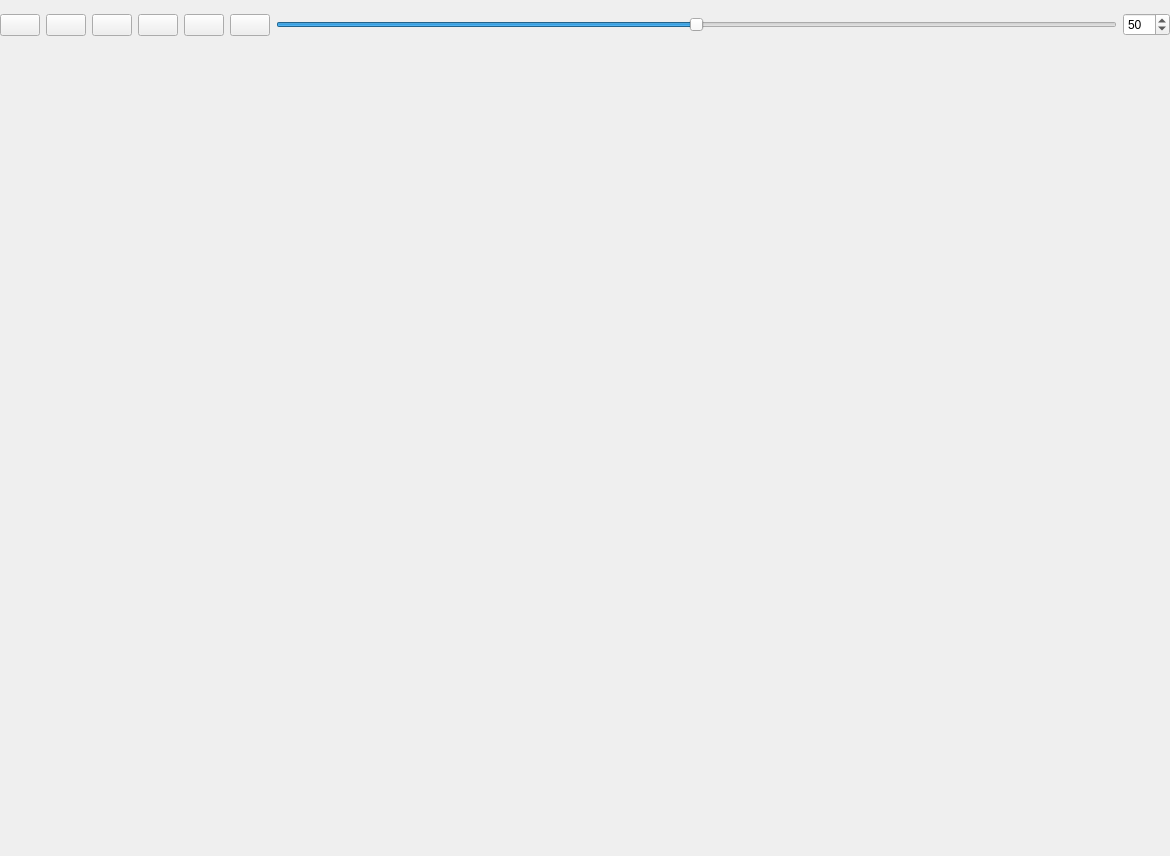
<?xml version="1.0" encoding="UTF-8"?>
<ui version="4.0">
 <class>Form</class>
 <widget class="QWidget" name="Form">
  <property name="geometry">
   <rect>
    <x>0</x>
    <y>0</y>
    <width>1170</width>
    <height>856</height>
   </rect>
  </property>
  <property name="acceptDrops">
   <bool>true</bool>
  </property>
  <property name="windowTitle">
   <string>Form</string>
  </property>
  <layout class="QVBoxLayout" name="verticalLayout_2">
   <property name="leftMargin">
    <number>0</number>
   </property>
   <property name="topMargin">
    <number>0</number>
   </property>
   <property name="rightMargin">
    <number>0</number>
   </property>
   <property name="bottomMargin">
    <number>0</number>
   </property>
   <item>
    <layout class="QGridLayout" name="gridLayout_2">
     <property name="leftMargin">
      <number>0</number>
     </property>
     <property name="topMargin">
      <number>0</number>
     </property>
     <property name="rightMargin">
      <number>0</number>
     </property>
     <property name="bottomMargin">
      <number>0</number>
     </property>
     <item row="0" column="0">
      <widget class="QFrame" name="frame">
       <property name="sizePolicy">
        <sizepolicy hsizetype="Expanding" vsizetype="Expanding">
         <horstretch>0</horstretch>
         <verstretch>0</verstretch>
        </sizepolicy>
       </property>
       <property name="minimumSize">
        <size>
         <width>0</width>
         <height>60</height>
        </size>
       </property>
       <layout class="QVBoxLayout" name="verticalLayout">
        <property name="leftMargin">
         <number>0</number>
        </property>
        <property name="topMargin">
         <number>0</number>
        </property>
        <property name="rightMargin">
         <number>0</number>
        </property>
        <property name="bottomMargin">
         <number>0</number>
        </property>
        <item>
         <widget class="QFrame" name="frame">
          <property name="maximumSize">
           <size>
            <width>16777215</width>
            <height>50</height>
           </size>
          </property>
          <layout class="QHBoxLayout" name="horizontalLayout">
           <property name="leftMargin">
            <number>0</number>
           </property>
           <property name="topMargin">
            <number>0</number>
           </property>
           <property name="rightMargin">
            <number>0</number>
           </property>
           <property name="bottomMargin">
            <number>0</number>
           </property>
           <item>
            <widget class="QPushButton" name="btnInit">
             <property name="text">
              <string/>
             </property>
             <property name="icon">
              <iconset resource="res.qrc">
               <normaloff>:/zoom/images/icon/init.png</normaloff>:/zoom/images/icon/init.png</iconset>
             </property>
            </widget>
           </item>
           <item>
            <widget class="QPushButton" name="btnFileOpen">
             <property name="text">
              <string/>
             </property>
             <property name="icon">
              <iconset resource="res.qrc">
               <normaloff>:/zoom/images/icon/open_image.png</normaloff>:/zoom/images/icon/open_image.png</iconset>
             </property>
            </widget>
           </item>
           <item>
            <widget class="QPushButton" name="btnZoomIn">
             <property name="text">
              <string/>
             </property>
             <property name="icon">
              <iconset resource="res.qrc">
               <normaloff>:/zoom/images/icon/zoom_in.png</normaloff>:/zoom/images/icon/zoom_in.png</iconset>
             </property>
            </widget>
           </item>
           <item>
            <widget class="QPushButton" name="btnZoomOut">
             <property name="text">
              <string/>
             </property>
             <property name="icon">
              <iconset resource="res.qrc">
               <normaloff>:/zoom/images/icon/zoom_out.png</normaloff>:/zoom/images/icon/zoom_out.png</iconset>
             </property>
            </widget>
           </item>
           <item>
            <widget class="QPushButton" name="btnZoomActual">
             <property name="text">
              <string/>
             </property>
             <property name="icon">
              <iconset resource="res.qrc">
               <normaloff>:/zoom/images/icon/zoom_to_actual_size.png</normaloff>:/zoom/images/icon/zoom_to_actual_size.png</iconset>
             </property>
            </widget>
           </item>
           <item>
            <widget class="QPushButton" name="btnZoomExtents">
             <property name="text">
              <string/>
             </property>
             <property name="icon">
              <iconset resource="res.qrc">
               <normaloff>:/zoom/images/icon/zoom_to_extents.png</normaloff>:/zoom/images/icon/zoom_to_extents.png</iconset>
             </property>
            </widget>
           </item>
           <item>
            <widget class="QSlider" name="slider">
             <property name="maximum">
              <number>100</number>
             </property>
             <property name="singleStep">
              <number>0</number>
             </property>
             <property name="value">
              <number>50</number>
             </property>
             <property name="orientation">
              <enum>Qt::Horizontal</enum>
             </property>
            </widget>
           </item>
           <item>
            <widget class="QSpinBox" name="spin">
             <property name="maximum">
              <number>100</number>
             </property>
             <property name="value">
              <number>50</number>
             </property>
            </widget>
           </item>
          </layout>
         </widget>
        </item>
        <item>
         <widget class="QFrame" name="horizontalFrame">
          <layout class="QHBoxLayout" name="layoutCanvas">
           <property name="leftMargin">
            <number>0</number>
           </property>
           <property name="topMargin">
            <number>0</number>
           </property>
           <property name="rightMargin">
            <number>0</number>
           </property>
           <property name="bottomMargin">
            <number>0</number>
           </property>
          </layout>
         </widget>
        </item>
       </layout>
      </widget>
     </item>
    </layout>
   </item>
  </layout>
 </widget>
 <resources>
  <include location="res.qrc"/>
 </resources>
 <connections/>
</ui>
